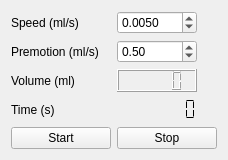
             <widget class="QWidget" name="tab_5">
              <attribute name="title">
               <string>Advance_exchange_mode</string>
              </attribute>
              <layout class="QHBoxLayout" name="horizontalLayout_9">
               <item>
                <layout class="QFormLayout" name="formLayout_2">
                 <property name="labelAlignment">
                  <set>Qt::AlignLeading|Qt::AlignLeft|Qt::AlignVCenter</set>
                 </property>
                 <property name="formAlignment">
                  <set>Qt::AlignLeading|Qt::AlignLeft|Qt::AlignTop</set>
                 </property>
                 <item row="0" column="0">
                  <widget class="QLabel" name="label">
                   <property name="sizePolicy">
                    <sizepolicy hsizetype="Fixed" vsizetype="Preferred">
                     <horstretch>0</horstretch>
                     <verstretch>0</verstretch>
                    </sizepolicy>
                   </property>
                   <property name="text">
                    <string>Speed (ml/s)</string>
                   </property>
                  </widget>
                 </item>
                 <item row="0" column="1">
                  <widget class="QDoubleSpinBox" name="doubleSpinBox">
                   <property name="sizePolicy">
                    <sizepolicy hsizetype="Fixed" vsizetype="Fixed">
                     <horstretch>0</horstretch>
                     <verstretch>0</verstretch>
                    </sizepolicy>
                   </property>
                   <property name="minimumSize">
                    <size>
                     <width>80</width>
                     <height>0</height>
                    </size>
                   </property>
                   <property name="maximumSize">
                    <size>
                     <width>80</width>
                     <height>16777215</height>
                    </size>
                   </property>
                   <property name="decimals">
                    <number>4</number>
                   </property>
                   <property name="maximum">
                    <double>100.000000000000000</double>
                   </property>
                   <property name="singleStep">
                    <double>0.001000000000000</double>
                   </property>
                   <property name="value">
                    <double>0.005000000000000</double>
                   </property>
                  </widget>
                 </item>
                 <item row="2" column="0">
                  <widget class="QLabel" name="label_9">
                   <property name="sizePolicy">
                    <sizepolicy hsizetype="Fixed" vsizetype="Preferred">
                     <horstretch>0</horstretch>
                     <verstretch>0</verstretch>
                    </sizepolicy>
                   </property>
                   <property name="text">
                    <string>Volume (ml)</string>
                   </property>
                  </widget>
                 </item>
                 <item row="2" column="1">
                  <widget class="QLCDNumber" name="lcdNumber_exchange_volume">
                   <property name="sizePolicy">
                    <sizepolicy hsizetype="Fixed" vsizetype="Minimum">
                     <horstretch>0</horstretch>
                     <verstretch>0</verstretch>
                    </sizepolicy>
                   </property>
                   <property name="minimumSize">
                    <size>
                     <width>80</width>
                     <height>0</height>
                    </size>
                   </property>
                   <property name="maximumSize">
                    <size>
                     <width>80</width>
                     <height>16777215</height>
                    </size>
                   </property>
                   <property name="intValue" stdset="0">
                    <number>0</number>
                   </property>
                  </widget>
                 </item>
                 <item row="3" column="0">
                  <widget class="QLabel" name="label_33">
                   <property name="sizePolicy">
                    <sizepolicy hsizetype="Fixed" vsizetype="Preferred">
                     <horstretch>0</horstretch>
                     <verstretch>0</verstretch>
                    </sizepolicy>
                   </property>
                   <property name="text">
                    <string>Time (s)</string>
                   </property>
                  </widget>
                 </item>
                 <item row="3" column="1">
                  <widget class="QLCDNumber" name="lcdNumber_time">
                   <property name="sizePolicy">
                    <sizepolicy hsizetype="Fixed" vsizetype="Minimum">
                     <horstretch>0</horstretch>
                     <verstretch>0</verstretch>
                    </sizepolicy>
                   </property>
                   <property name="minimumSize">
                    <size>
                     <width>80</width>
                     <height>0</height>
                    </size>
                   </property>
                   <property name="maximumSize">
                    <size>
                     <width>90</width>
                     <height>16777215</height>
                    </size>
                   </property>
                   <property name="font">
                    <font>
                     <italic>false</italic>
                     <underline>false</underline>
                     <kerning>true</kerning>
                    </font>
                   </property>
                   <property name="frameShape">
                    <enum>QFrame::Panel</enum>
                   </property>
                   <property name="frameShadow">
                    <enum>QFrame::Raised</enum>
                   </property>
                   <property name="lineWidth">
                    <number>0</number>
                   </property>
                   <property name="midLineWidth">
                    <number>-1</number>
                   </property>
                   <property name="smallDecimalPoint">
                    <bool>true</bool>
                   </property>
                   <property name="digitCount">
                    <number>6</number>
                   </property>
                   <property name="segmentStyle">
                    <enum>QLCDNumber::Flat</enum>
                   </property>
                   <property name="value" stdset="0">
                    <double>0.000000000000000</double>
                   </property>
                   <property name="intValue" stdset="0">
                    <number>0</number>
                   </property>
                  </widget>
                 </item>
                 <item row="4" column="0">
                  <widget class="QPushButton" name="pushButton_start">
                   <property name="sizePolicy">
                    <sizepolicy hsizetype="Fixed" vsizetype="Fixed">
                     <horstretch>0</horstretch>
                     <verstretch>0</verstretch>
                    </sizepolicy>
                   </property>
                   <property name="minimumSize">
                    <size>
                     <width>100</width>
                     <height>0</height>
                    </size>
                   </property>
                   <property name="maximumSize">
                    <size>
                     <width>100</width>
                     <height>16777215</height>
                    </size>
                   </property>
                   <property name="text">
                    <string>Start</string>
                   </property>
                  </widget>
                 </item>
                 <item row="4" column="1">
                  <widget class="QPushButton" name="pushButton_stop">
                   <property name="sizePolicy">
                    <sizepolicy hsizetype="Fixed" vsizetype="Fixed">
                     <horstretch>0</horstretch>
                     <verstretch>0</verstretch>
                    </sizepolicy>
                   </property>
                   <property name="minimumSize">
                    <size>
                     <width>100</width>
                     <height>0</height>
                    </size>
                   </property>
                   <property name="maximumSize">
                    <size>
                     <width>100</width>
                     <height>16777215</height>
                    </size>
                   </property>
                   <property name="text">
                    <string>Stop</string>
                   </property>
                  </widget>
                 </item>
                 <item row="1" column="0">
                  <widget class="QLabel" name="label_43">
                   <property name="text">
                    <string>Premotion (ml/s)</string>
                   </property>
                  </widget>
                 </item>
                 <item row="1" column="1">
                  <widget class="QDoubleSpinBox" name="doubleSpinBox_premotion_speed">
                   <property name="sizePolicy">
                    <sizepolicy hsizetype="Fixed" vsizetype="Fixed">
                     <horstretch>0</horstretch>
                     <verstretch>0</verstretch>
                    </sizepolicy>
                   </property>
                   <property name="minimumSize">
                    <size>
                     <width>80</width>
                     <height>0</height>
                    </size>
                   </property>
                   <property name="maximum">
                    <double>1.000000000000000</double>
                   </property>
                   <property name="singleStep">
                    <double>0.100000000000000</double>
                   </property>
                   <property name="value">
                    <double>0.500000000000000</double>
                   </property>
                  </widget>
                 </item>
                </layout>
               </item>
              </layout>
             </widget>
